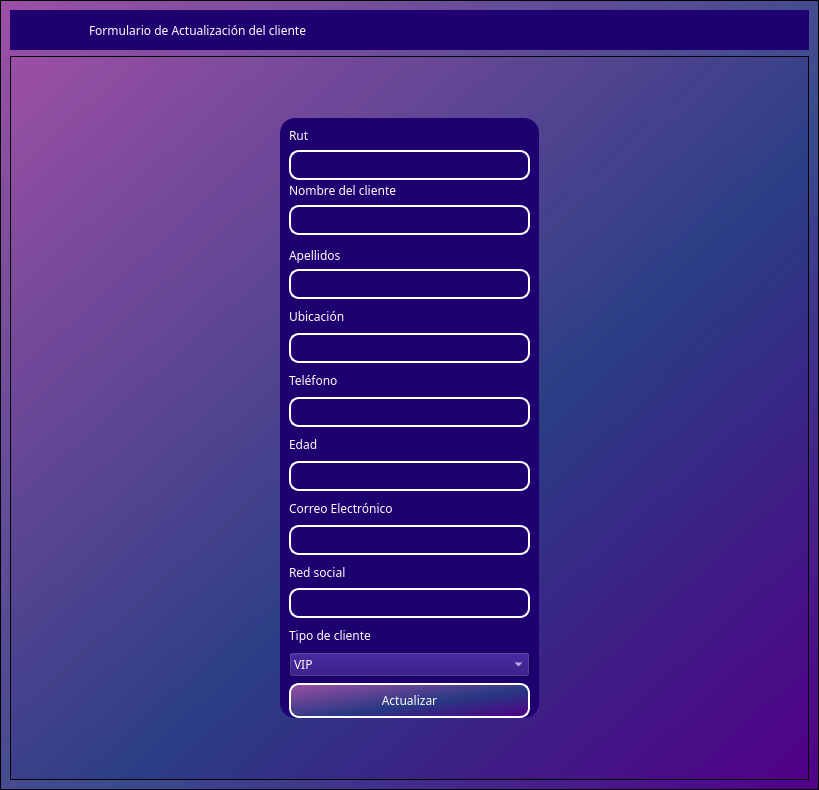
<?xml version="1.0" encoding="UTF-8"?>
<ui version="4.0">
 <class>MainWindow</class>
 <widget class="QMainWindow" name="MainWindow">
  <property name="geometry">
   <rect>
    <x>0</x>
    <y>0</y>
    <width>819</width>
    <height>790</height>
   </rect>
  </property>
  <property name="windowTitle">
   <string>MainWindow</string>
  </property>
  <property name="styleSheet">
   <string notr="true"/>
  </property>
  <widget class="QWidget" name="centralwidget">
   <property name="styleSheet">
    <string notr="true"/>
   </property>
   <layout class="QVBoxLayout" name="verticalLayout">
    <property name="spacing">
     <number>0</number>
    </property>
    <property name="leftMargin">
     <number>0</number>
    </property>
    <property name="topMargin">
     <number>0</number>
    </property>
    <property name="rightMargin">
     <number>0</number>
    </property>
    <property name="bottomMargin">
     <number>0</number>
    </property>
    <item>
     <widget class="QFrame" name="frame">
      <property name="enabled">
       <bool>true</bool>
      </property>
      <property name="styleSheet">
       <string notr="true">font-family: Noto Sans SC;
background-color: qlineargradient(spread:pad, x1:1, y1:1, x2:0, y2:0, stop:0 rgba(81, 0, 135, 255), stop:0.427447 rgba(41, 61, 132, 235), stop:1 rgba(155, 79, 165, 255));
</string>
      </property>
      <property name="frameShape">
       <enum>QFrame::StyledPanel</enum>
      </property>
      <property name="frameShadow">
       <enum>QFrame::Raised</enum>
      </property>
      <layout class="QVBoxLayout" name="verticalLayout_2">
       <item>
        <widget class="QFrame" name="frame_superior">
         <property name="minimumSize">
          <size>
           <width>0</width>
           <height>40</height>
          </size>
         </property>
         <property name="maximumSize">
          <size>
           <width>16777215</width>
           <height>40</height>
          </size>
         </property>
         <property name="styleSheet">
          <string notr="true">QPushButton{
	border-radius:18px;
}

QPushButton:hover{
	background-color: rgb(0, 0, 0);
}
QFrame{
	border-radius:25px;
 	background-color: #1E0070;
}</string>
         </property>
         <property name="frameShape">
          <enum>QFrame::StyledPanel</enum>
         </property>
         <property name="frameShadow">
          <enum>QFrame::Raised</enum>
         </property>
         <layout class="QHBoxLayout" name="horizontalLayout_3">
          <property name="spacing">
           <number>4</number>
          </property>
          <property name="leftMargin">
           <number>0</number>
          </property>
          <property name="topMargin">
           <number>0</number>
          </property>
          <property name="rightMargin">
           <number>0</number>
          </property>
          <property name="bottomMargin">
           <number>0</number>
          </property>
          <item>
           <spacer name="horizontalSpacer">
            <property name="orientation">
             <enum>Qt::Horizontal</enum>
            </property>
            <property name="sizeType">
             <enum>QSizePolicy::Fixed</enum>
            </property>
            <property name="sizeHint" stdset="0">
             <size>
              <width>25</width>
              <height>15</height>
             </size>
            </property>
           </spacer>
          </item>
          <item>
           <widget class="QPushButton" name="pushButton">
            <property name="maximumSize">
             <size>
              <width>50</width>
              <height>35</height>
             </size>
            </property>
            <property name="styleSheet">
             <string notr="true">QPushButton{
 	background-color: #1E0070;
}</string>
            </property>
            <property name="text">
             <string/>
            </property>
            <property name="icon">
             <iconset>
              <normalon>../image/client.png</normalon>
             </iconset>
            </property>
            <property name="iconSize">
             <size>
              <width>35</width>
              <height>25</height>
             </size>
            </property>
           </widget>
          </item>
          <item>
           <widget class="QLabel" name="label_2">
            <property name="layoutDirection">
             <enum>Qt::LeftToRight</enum>
            </property>
            <property name="styleSheet">
             <string notr="true">color:white;
font: 12pt &quot;MS Shell Dlg 2&quot;;</string>
            </property>
            <property name="text">
             <string>Formulario de Actualización del cliente</string>
            </property>
            <property name="scaledContents">
             <bool>false</bool>
            </property>
            <property name="alignment">
             <set>Qt::AlignLeading|Qt::AlignLeft|Qt::AlignVCenter</set>
            </property>
            <property name="margin">
             <number>0</number>
            </property>
           </widget>
          </item>
          <item>
           <widget class="QPushButton" name="bt_minimize">
            <property name="minimumSize">
             <size>
              <width>38</width>
              <height>38</height>
             </size>
            </property>
            <property name="maximumSize">
             <size>
              <width>38</width>
              <height>38</height>
             </size>
            </property>
            <property name="styleSheet">
             <string notr="true">
 	background-color: #1E0070;

</string>
            </property>
            <property name="text">
             <string/>
            </property>
            <property name="icon">
             <iconset>
              <normaloff>image/minus.svg</normaloff>image/minus.svg</iconset>
            </property>
            <property name="iconSize">
             <size>
              <width>38</width>
              <height>38</height>
             </size>
            </property>
           </widget>
          </item>
          <item>
           <widget class="QPushButton" name="bt_maximize">
            <property name="minimumSize">
             <size>
              <width>38</width>
              <height>38</height>
             </size>
            </property>
            <property name="maximumSize">
             <size>
              <width>38</width>
              <height>38</height>
             </size>
            </property>
            <property name="styleSheet">
             <string notr="true">
 	background-color: #1E0070;

</string>
            </property>
            <property name="text">
             <string/>
            </property>
            <property name="icon">
             <iconset>
              <normaloff>image/chevron-up.svg</normaloff>image/chevron-up.svg</iconset>
            </property>
            <property name="iconSize">
             <size>
              <width>38</width>
              <height>38</height>
             </size>
            </property>
           </widget>
          </item>
          <item>
           <widget class="QPushButton" name="bt_normal">
            <property name="minimumSize">
             <size>
              <width>38</width>
              <height>38</height>
             </size>
            </property>
            <property name="maximumSize">
             <size>
              <width>38</width>
              <height>38</height>
             </size>
            </property>
            <property name="styleSheet">
             <string notr="true">
 	background-color: #1E0070;

</string>
            </property>
            <property name="text">
             <string/>
            </property>
            <property name="icon">
             <iconset>
              <normaloff>image/chevron-down.svg</normaloff>image/chevron-down.svg</iconset>
            </property>
            <property name="iconSize">
             <size>
              <width>38</width>
              <height>38</height>
             </size>
            </property>
           </widget>
          </item>
          <item>
           <widget class="QPushButton" name="bt_close">
            <property name="minimumSize">
             <size>
              <width>38</width>
              <height>38</height>
             </size>
            </property>
            <property name="maximumSize">
             <size>
              <width>38</width>
              <height>38</height>
             </size>
            </property>
            <property name="styleSheet">
             <string notr="true">
 	background-color: #1E0070;

</string>
            </property>
            <property name="text">
             <string/>
            </property>
            <property name="icon">
             <iconset>
              <normaloff>image/x.svg</normaloff>image/x.svg</iconset>
            </property>
            <property name="iconSize">
             <size>
              <width>38</width>
              <height>38</height>
             </size>
            </property>
           </widget>
          </item>
         </layout>
        </widget>
       </item>
       <item>
        <widget class="QFrame" name="frame_3">
         <property name="frameShape">
          <enum>QFrame::StyledPanel</enum>
         </property>
         <property name="frameShadow">
          <enum>QFrame::Raised</enum>
         </property>
         <layout class="QHBoxLayout" name="horizontalLayout_4">
          <item>
           <spacer name="horizontalSpacer_3">
            <property name="orientation">
             <enum>Qt::Horizontal</enum>
            </property>
            <property name="sizeHint" stdset="0">
             <size>
              <width>80</width>
              <height>20</height>
             </size>
            </property>
           </spacer>
          </item>
          <item>
           <layout class="QVBoxLayout" name="verticalLayout_4">
            <item>
             <widget class="QFrame" name="frame_4">
              <property name="maximumSize">
               <size>
                <width>500</width>
                <height>600</height>
               </size>
              </property>
              <property name="styleSheet">
               <string notr="true">QLabel {
	color: rgb(255, 255, 254);
	font: 12pt &quot;Arial&quot;;
	background-color: rgba(0, 0, 0,0);
}


QLineEdit{
background-color: rgba(0, 0, 0,0);
border-radius:10px; 
font: 12pt &quot;Arial&quot;;
color: rgb(255, 255, 254);
border: 2px solid  rgb(255, 255, 255);

}

QLineEdit:hover{
background-color: rgba(0, 0, 0,0);
border-radius:10px; 
font: 12pt &quot;Arial&quot;;
border: 2px solid  rgb(120, 0, 171);
}

QLineEdit:focus{
background-color: rgb(0, 0, 0);
border-radius:10px; 
font: 12pt &quot;Arial&quot;;
border: 2px solid rgb(120, 0, 171);
}

QCheckBox{
	font: 12pt &quot;Arial&quot;;
	color: rgb(255, 255, 255);
}

QCheckBox::indicator {
    width: 18px;
    height:18px;
}

QCheckBox::indicator:unchecked {
   background-image: url(image/square.svg);
}

QCheckBox::indicator:checked {
   background-image: url(image/check-square.svg);
}

QPushButton{
border-radius:10px; 
font: 12pt &quot;Arial&quot;;
color: rgb(255, 255, 254);
border: 2px solid #ffffff;
}

QPushButton:hover{
border-radius:10px; 
font: 12pt &quot;Arial&quot;;
color: rgb(255, 255, 255);
border: 2px solid rgb(120, 0, 171);
	background-color: rgb(120, 0, 171);
}
QFrame{
 	background-color: #1E0070;
	border-radius:15px; 
}
</string>
              </property>
              <property name="frameShape">
               <enum>QFrame::StyledPanel</enum>
              </property>
              <property name="frameShadow">
               <enum>QFrame::Raised</enum>
              </property>
              <layout class="QVBoxLayout" name="verticalLayout_3">
               <item>
                <widget class="QLabel" name="label_8">
                 <property name="minimumSize">
                  <size>
                   <width>0</width>
                   <height>0</height>
                  </size>
                 </property>
                 <property name="text">
                  <string>Rut</string>
                 </property>
                </widget>
               </item>
               <item>
                <widget class="QLineEdit" name="ruttxt">
                 <property name="minimumSize">
                  <size>
                   <width>0</width>
                   <height>30</height>
                  </size>
                 </property>
                </widget>
               </item>
               <item>
                <spacer name="verticalSpacer_3">
                 <property name="orientation">
                  <enum>Qt::Vertical</enum>
                 </property>
                 <property name="sizeHint" stdset="0">
                  <size>
                   <width>20</width>
                   <height>40</height>
                  </size>
                 </property>
                </spacer>
               </item>
               <item>
                <widget class="QLabel" name="label_4">
                 <property name="text">
                  <string>Nombre del cliente</string>
                 </property>
                </widget>
               </item>
               <item>
                <widget class="QLineEdit" name="nametxt">
                 <property name="minimumSize">
                  <size>
                   <width>0</width>
                   <height>30</height>
                  </size>
                 </property>
                </widget>
               </item>
               <item>
                <widget class="QLabel" name="label_9">
                 <property name="minimumSize">
                  <size>
                   <width>0</width>
                   <height>30</height>
                  </size>
                 </property>
                 <property name="maximumSize">
                  <size>
                   <width>16777215</width>
                   <height>20</height>
                  </size>
                 </property>
                 <property name="text">
                  <string>Apellidos</string>
                 </property>
                </widget>
               </item>
               <item>
                <widget class="QLineEdit" name="lastnametxt">
                 <property name="minimumSize">
                  <size>
                   <width>0</width>
                   <height>30</height>
                  </size>
                 </property>
                </widget>
               </item>
               <item>
                <widget class="QLabel" name="label_7">
                 <property name="minimumSize">
                  <size>
                   <width>0</width>
                   <height>30</height>
                  </size>
                 </property>
                 <property name="text">
                  <string>Ubicación</string>
                 </property>
                </widget>
               </item>
               <item>
                <widget class="QLineEdit" name="addresstxt">
                 <property name="minimumSize">
                  <size>
                   <width>0</width>
                   <height>30</height>
                  </size>
                 </property>
                 <property name="sizeIncrement">
                  <size>
                   <width>0</width>
                   <height>35</height>
                  </size>
                 </property>
                 <property name="baseSize">
                  <size>
                   <width>0</width>
                   <height>35</height>
                  </size>
                 </property>
                </widget>
               </item>
               <item>
                <widget class="QLabel" name="label_5">
                 <property name="minimumSize">
                  <size>
                   <width>0</width>
                   <height>30</height>
                  </size>
                 </property>
                 <property name="text">
                  <string>Teléfono</string>
                 </property>
                </widget>
               </item>
               <item>
                <widget class="QLineEdit" name="phonetxt">
                 <property name="minimumSize">
                  <size>
                   <width>0</width>
                   <height>30</height>
                  </size>
                 </property>
                 <property name="maximumSize">
                  <size>
                   <width>16777215</width>
                   <height>16777215</height>
                  </size>
                 </property>
                 <property name="echoMode">
                  <enum>QLineEdit::Normal</enum>
                 </property>
                </widget>
               </item>
               <item>
                <widget class="QLabel" name="label_10">
                 <property name="minimumSize">
                  <size>
                   <width>0</width>
                   <height>30</height>
                  </size>
                 </property>
                 <property name="text">
                  <string>Edad</string>
                 </property>
                </widget>
               </item>
               <item>
                <widget class="QLineEdit" name="agetxt">
                 <property name="minimumSize">
                  <size>
                   <width>0</width>
                   <height>30</height>
                  </size>
                 </property>
                </widget>
               </item>
               <item>
                <widget class="QLabel" name="label_6">
                 <property name="minimumSize">
                  <size>
                   <width>0</width>
                   <height>30</height>
                  </size>
                 </property>
                 <property name="text">
                  <string>Correo Electrónico</string>
                 </property>
                </widget>
               </item>
               <item>
                <widget class="QLineEdit" name="emailtxt">
                 <property name="minimumSize">
                  <size>
                   <width>0</width>
                   <height>30</height>
                  </size>
                 </property>
                </widget>
               </item>
               <item>
                <widget class="QLabel" name="label">
                 <property name="minimumSize">
                  <size>
                   <width>0</width>
                   <height>30</height>
                  </size>
                 </property>
                 <property name="text">
                  <string>Red social</string>
                 </property>
                </widget>
               </item>
               <item>
                <widget class="QLineEdit" name="linksocialtxt">
                 <property name="minimumSize">
                  <size>
                   <width>0</width>
                   <height>30</height>
                  </size>
                 </property>
                </widget>
               </item>
               <item>
                <spacer name="verticalSpacer_4">
                 <property name="orientation">
                  <enum>Qt::Vertical</enum>
                 </property>
                 <property name="sizeHint" stdset="0">
                  <size>
                   <width>20</width>
                   <height>40</height>
                  </size>
                 </property>
                </spacer>
               </item>
               <item>
                <widget class="QLabel" name="label_11">
                 <property name="minimumSize">
                  <size>
                   <width>0</width>
                   <height>30</height>
                  </size>
                 </property>
                 <property name="text">
                  <string>Tipo de cliente</string>
                 </property>
                </widget>
               </item>
               <item>
                <widget class="QComboBox" name="clienttypecombobox">
                 <property name="styleSheet">
                  <string notr="true">color: white;
background-color: #1E0070;

</string>
                 </property>
                 <item>
                  <property name="text">
                   <string>VIP</string>
                  </property>
                 </item>
                 <item>
                  <property name="text">
                   <string>Regular</string>
                  </property>
                 </item>
                 <item>
                  <property name="text">
                   <string>Nuevo</string>
                  </property>
                 </item>
                 <item>
                  <property name="text">
                   <string>Prospecto</string>
                  </property>
                 </item>
                 <item>
                  <property name="text">
                   <string>Inactivo</string>
                  </property>
                 </item>
                 <item>
                  <property name="text">
                   <string>Frecuente</string>
                  </property>
                 </item>
                 <item>
                  <property name="text">
                   <string>Mayorista</string>
                  </property>
                 </item>
                </widget>
               </item>
               <item>
                <spacer name="verticalSpacer_5">
                 <property name="orientation">
                  <enum>Qt::Vertical</enum>
                 </property>
                 <property name="sizeHint" stdset="0">
                  <size>
                   <width>20</width>
                   <height>40</height>
                  </size>
                 </property>
                </spacer>
               </item>
               <item>
                <spacer name="verticalSpacer_6">
                 <property name="orientation">
                  <enum>Qt::Vertical</enum>
                 </property>
                 <property name="sizeHint" stdset="0">
                  <size>
                   <width>20</width>
                   <height>40</height>
                  </size>
                 </property>
                </spacer>
               </item>
               <item>
                <widget class="QPushButton" name="btn_update_client">
                 <property name="minimumSize">
                  <size>
                   <width>0</width>
                   <height>35</height>
                  </size>
                 </property>
                 <property name="cursor">
                  <cursorShape>PointingHandCursor</cursorShape>
                 </property>
                 <property name="text">
                  <string>Actualizar</string>
                 </property>
                </widget>
               </item>
               <item>
                <spacer name="verticalSpacer_7">
                 <property name="orientation">
                  <enum>Qt::Vertical</enum>
                 </property>
                 <property name="sizeHint" stdset="0">
                  <size>
                   <width>20</width>
                   <height>40</height>
                  </size>
                 </property>
                </spacer>
               </item>
               <item>
                <layout class="QHBoxLayout" name="horizontalLayout_2"/>
               </item>
               <item>
                <spacer name="verticalSpacer_8">
                 <property name="orientation">
                  <enum>Qt::Vertical</enum>
                 </property>
                 <property name="sizeHint" stdset="0">
                  <size>
                   <width>20</width>
                   <height>40</height>
                  </size>
                 </property>
                </spacer>
               </item>
               <item>
                <layout class="QHBoxLayout" name="horizontalLayout"/>
               </item>
              </layout>
             </widget>
            </item>
           </layout>
          </item>
          <item>
           <spacer name="horizontalSpacer_4">
            <property name="orientation">
             <enum>Qt::Horizontal</enum>
            </property>
            <property name="sizeHint" stdset="0">
             <size>
              <width>80</width>
              <height>20</height>
             </size>
            </property>
           </spacer>
          </item>
         </layout>
        </widget>
       </item>
      </layout>
     </widget>
    </item>
   </layout>
  </widget>
 </widget>
 <resources/>
 <connections/>
</ui>
